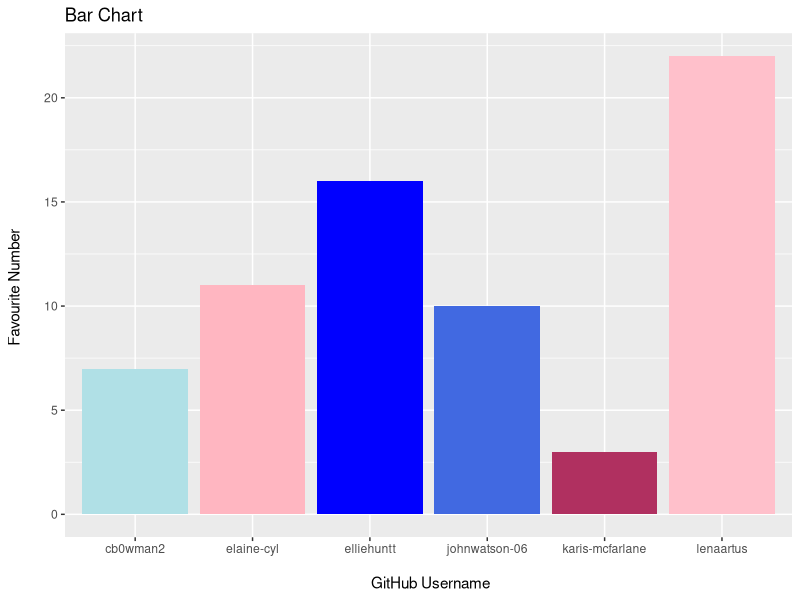
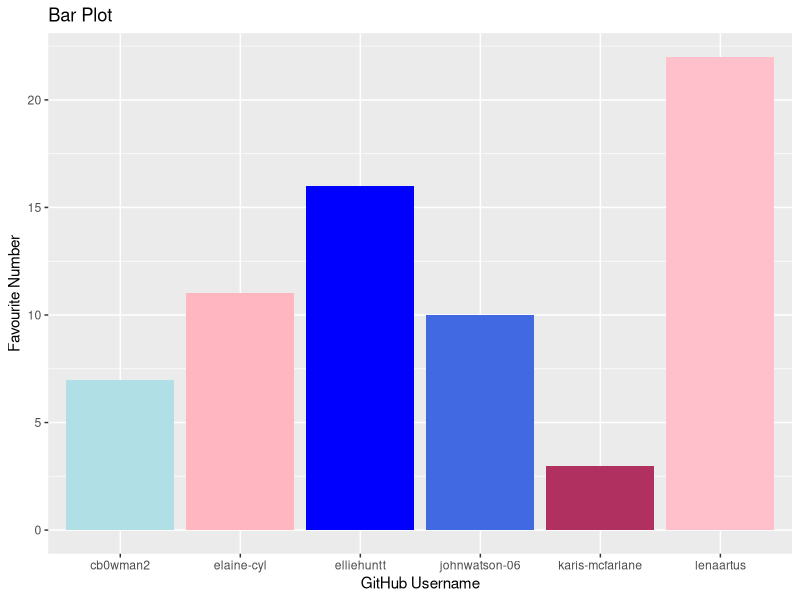
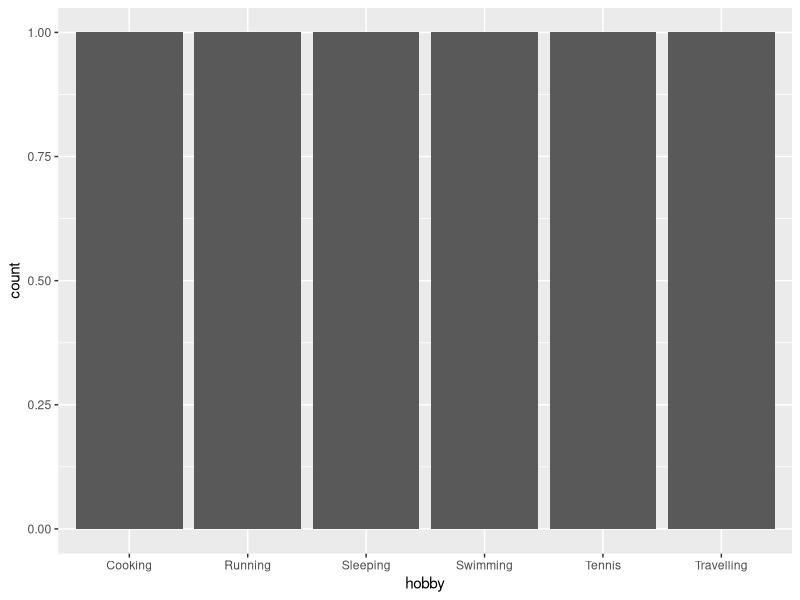

Here is the R script that generated these plots, in order:
## ---- chunk 1
library(tidyverse) 
## ---- chunk 2
team_data <- tibble(
  name = c("Caitlin", "Karis", "Lena", 
           "Ellie", "John", "Elaine"),
  github_username = c("cb0wman2", "karis-mcfarlane", "lenaartus", 
                      "elliehuntt", "johnwatson-06", "elaine-cyl"), 
  colour = c("powderblue", "maroon", "pink", 
             "blue", "royalblue", "lightpink"),
  hobby = c("Swimming", "Sleeping", "Running", 
            "Cooking", "Tennis", "Travelling"),
  favourite_number = c(7, 3, 22, 16, 10, 11)
  )

team_data
## ---- chunk 3
p1 <- ggplot(data = team_data, 
             mapping = aes(x = github_username, 
                           y = favourite_number,
                           fill = colour), 
             ) +
  labs(x = "\n GitHub Username",
       y = "Favourite Number \n",
       title = "Bar Chart") +
   geom_col() +
   scale_fill_identity()
p1
## ---- chunk 4
p1 + labs(x = "GitHub Username", 
          y = "Favourite Number",
          title = "Bar Plot")
## ---- chunk 5
p2 <- ggplot(team_data, aes(x = hobby)) +
  geom_bar()
p2
